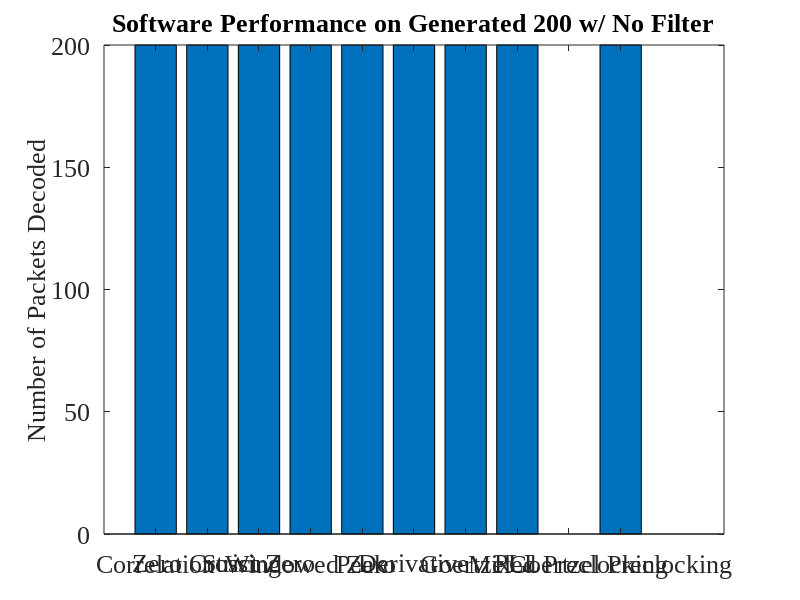

The MATLAB source for this figure: (Note: this script raises an error after producing the figure.)
fontSize = 19;
% .wav file	Filtering	Correlation	Zero Xing	Strict Xing	Windowed Zero	Peak	Derivative	Goertzel	PLL	PreClocking	Goertzel Pre
% OT3Test	None        40          35          40          39              3       40          40          40	0           40	
%           Bandpass	40          19          0           0               0       33          40          40	40          28	
%           6db         40          12          40          0               0       14          40          0	39          15	
% Gen200	None        200         200         200         200             200     200         200         200	0           200	
%           Bandpass	200         27          200         0               0       200         200         200	200         106	
%           6db         200         200         200         0               0       200         200         200	200         199	
% OT3WNoise	None        24          0           6           0               0       3           25          21	0           10	
%           Bandpass	24          6           2           0               0       5           23          23	17          11	
%           6db         11          1           9           0               0       4           6           14	6           5	
% LATrack1	None        946         460         568         298             0       543         965         925	0           564	
%           Bandpass	964         536         151         0               0       422         965         654	939         431	
%           6db         914         53          422         0               0       97          512         189	482         224	
% LATrack2	None        639         0           0           162             0       5           608         0	0           390	
%           Bandpass	872         0           0           0               0       0           448         0	939         230	
%           6db         958         209         74          0               0       254         956         0	947         392	

x = [200         200         200         200             200     200         200         200	0           200];
y = ['Correlation' 'Zero Crossing' 'Strict Zero' 'Windowed Zero' 'Peak' 'Derivative' 'Goertzel' 'PLL' 'Mixed Preclocking' 'Goertzel Preclocking'];
f = figure('Position',[0,0,1280,1024]);
set(gcf,'color','w');
bar(x);
filename = 'Software Performance on Generated 200 w/ No Filter';
title(filename);
%xlabel('Devices');
ylabel('Number of Packets Decoded');
set(gca,'XTickLabel',{'Correlation' 'Zero Crossing' 'Strict Zero' 'Windowed Zero' 'Peak' 'Derivative' 'Goertzel' 'PLL' 'Mixed Preclocking' 'Goertzel Preclocking'})
set(gca,'FontSize',fontSize, 'FontName', 'Times New Roman');
set(findall(gcf,'type','text'),'FontSize',fontSize, 'FontName', 'Times New Roman');
rotateXLabels(gca, 45)
set(gca, 'xtick', [])
grid on
saveas(f, strcat('.\..\..\..\rrxthesis\images\',regexprep(filename,'[^\w'']',''),'.png'));
pause();
close(f);
clear all;